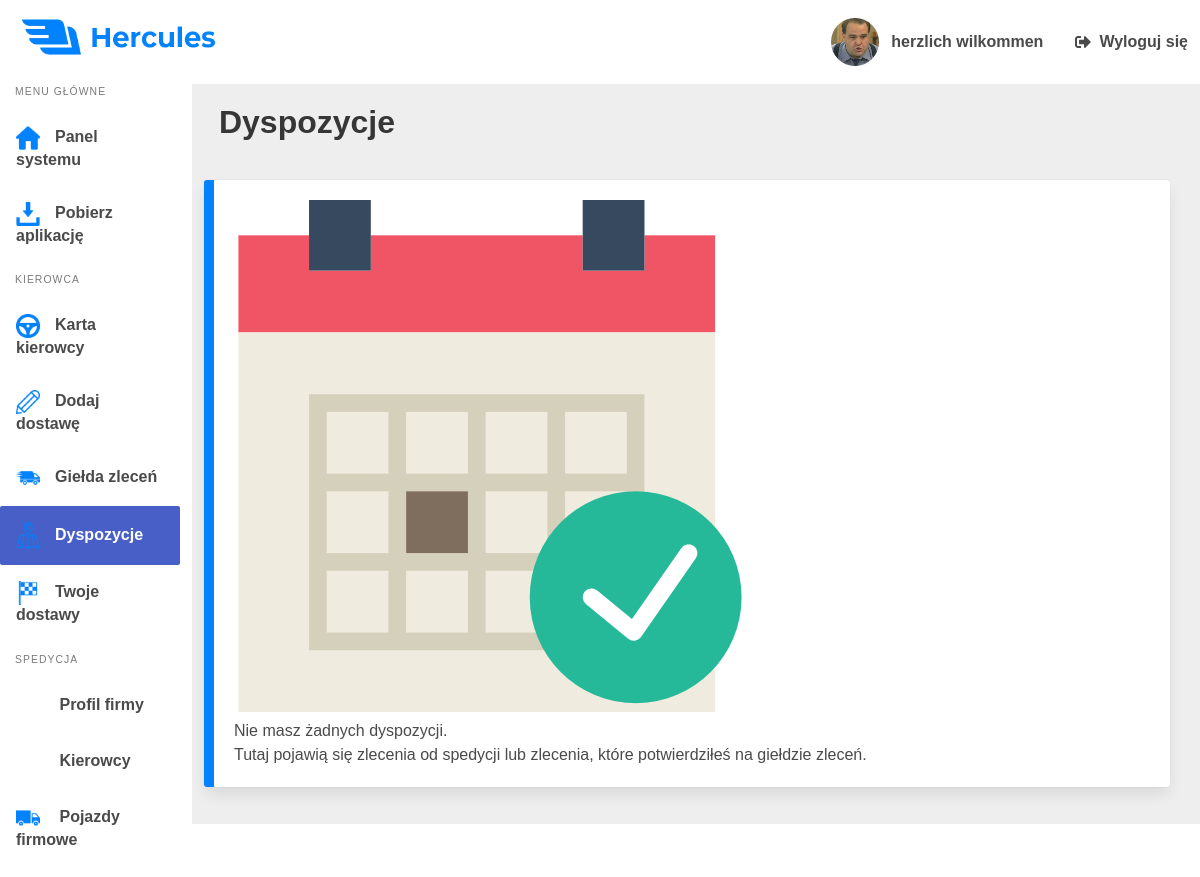
The page /Dispositions (signed in) on the database as committed earlier.
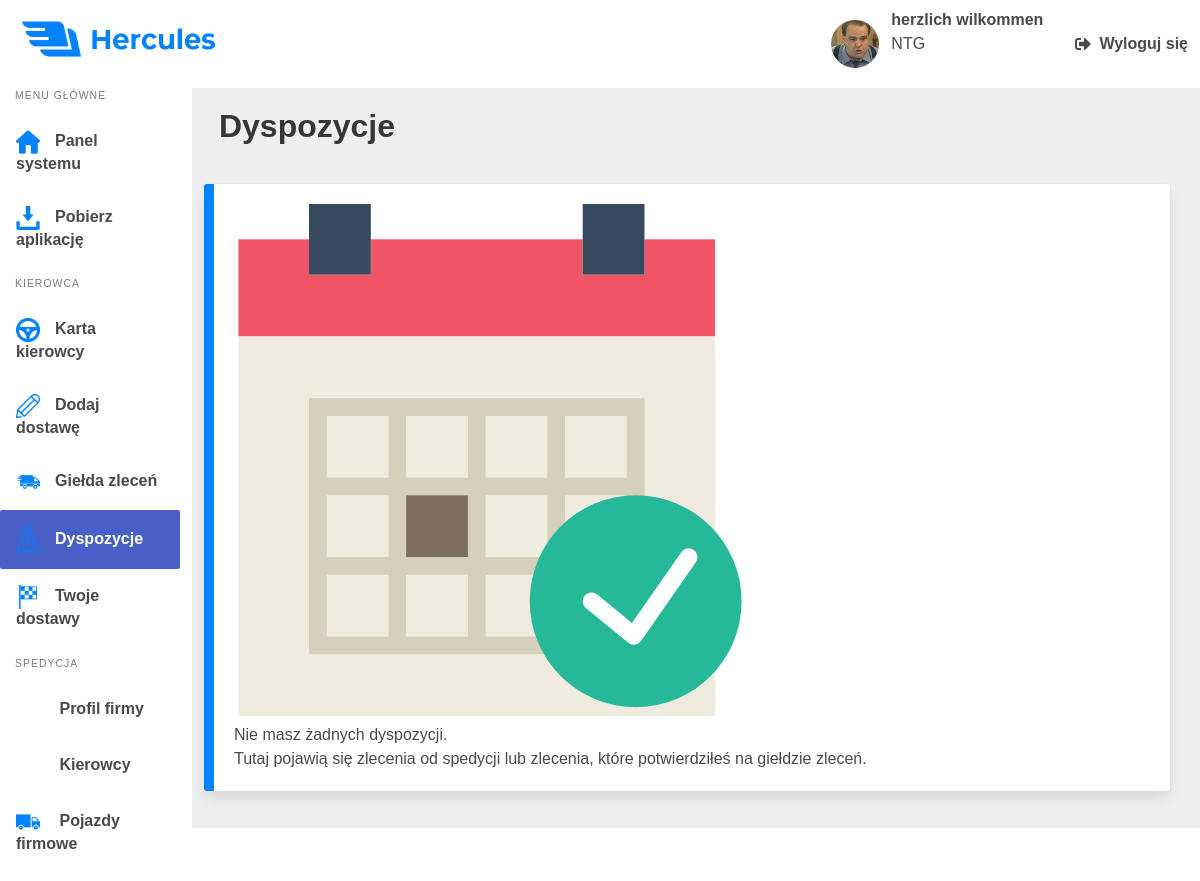
The same page on the database as committed later.
### hercules_app/models.py (models this page shows, shortened)
class Driver(models.Model):
    user = models.OneToOneField(User, on_delete=models.CASCADE, null=True)
    nick = models.CharField(max_length=64, null=True)
    company = models.ForeignKey(Company, on_delete=models.CASCADE, blank=True, null=True)
    avatar = models.ImageField(upload_to='avatars', null=True)
    last_delivery = models.DateTimeField(auto_now_add=True)
    length_of_service = models.DateTimeField(auto_now_add=True)
    position = models.CharField(max_length=20, null=True)
    is_employeed = models.BooleanField(default=False)

class Company(models.Model):
    id = models.AutoField(primary_key=True)
    name = models.CharField(max_length=128)
    drivers_count = models.SmallIntegerField(default=0)
    logo = models.ImageField(upload_to='logos', default='')
    distance = models.PositiveIntegerField(default=0)
    average_fuel = models.FloatField(default=0.0)
    income = models.PositiveIntegerField(default=0)
    tonnage = models.PositiveIntegerField(default=0)
    waybill_count = models.PositiveIntegerField(default=0)
    description = models.TextField(default='')
    is_recruiting = models.BooleanField(default=True)
    is_ets2 = models.BooleanField(default=True)
    is_ats = models.BooleanField(default=False)
    is_singleplayer = models.BooleanField(default=True)
    is_multiplayer = models.BooleanField(default=True)
    is_promods = models.BooleanField(default=False)
    def __str__(self):
        return self.name

### hercules_app/views.py (the view)
@login_required
def ShowDispositionsView(request):
    driver = Driver.objects.get(user=request.user)
    dispositions = Disposition.objects.all().filter(driver=driver).exclude(is_rozpiska=True)
    rozpiski = Rozpiska.objects.all().filter(driver=driver)
    return render(request, 'hercules_app/dispositions.html', {'driver': driver, 'dispositions': dispositions, 'rozpiski': rozpiski})

### hercules_app/templates/hercules_app/dispositions.html (shortened to what the changed rows need)
{% load static %}
<!DOCTYPE html>
<html lang="pl-pl">
<head>
    <link rel="stylesheet" href="https://cdn.jsdelivr.net/npm/bulma@0.8.0/css/bulma.min.css">
    <link rel="stylesheet" type="text/css" href="{% static 'css/panel.css' %}">
    <link rel="stylesheet" type="text/css" href="{% static 'css/main.css' %}">
    <link rel="stylesheet" type="text/css" href="{% static 'css/dispositions.css' %}">
</head>
<body>
    <nav class="navbar" role="navigation" aria-label="main navigation">
        <div class="navbar-end is-hidden-mobile">
            <a class="navbar-item">
                <figure class="image is-48x48 avatar-fig">
                    <img class="avatar" src="{{ driver.avatar.url }}">
                </figure>
                <span class="user">
                    <p class="username">{{ driver.nick }}</p>
                    {% if driver.company is not None %}
                    <p class="company">{{ driver.company }}</p>
                    {% endif %}
                </span>
            </a>
        </div>
    </nav>
    <div class="wrapper">
        <div class="columns">
            <main class="column main">
                <header>
                    <h1 class="title">Dyspozycje</h1>
                </header>
                {% if dispositions %}
                {% for disposition in dispositions %}
                <div class="box card">
                    <div class="columns">
                        <div class="column">
                            <div class="loading-info">
                                {% with '/assets/countries/'|add:disposition.loading_country|add:'.png' as image_static %}
                                <img src="{% static image_static %}" class="country-icon">
                                {% endwith %}
                                <span class="city-and-company">
                                    <p class="city">{{ disposition.loading_city }}</p>
                                    {% with '/assets/companies/'|add:disposition.loading_spedition|add:'.png' as image_static %}
                                    <img src="{% static image_static %}" class="company">
                                    {% endwith %}
                                </span>
                            </div>
                        </div>
                        <div class="column">
                            <div class="unloading-info">
                                {% with '/assets/countries/'|add:disposition.unloading_country|add:'.png' as image_static %}
                                <img src="{% static image_static %}" class="country-icon">
                                {% endwith %}
                                <span class="city-and-company">
                                    <p class="city">{{ disposition.unloading_city }}</p>
                                    {% with '/assets/companies/'|add:disposition.unloading_spedition|add:'.png' as image_static %}
                                    <img src="{% static image_static %}" class="company">
                                    {% endwith %}
                                </span>
                            </div>
                        </div>
                        <div class="column">
                            <div class="cargo">
                                <span class="cargo">
                                    <b>{{ disposition.cargo }}</b>
                                    <br>
                                    {{ disposition.tonnage }} kg
                                </span>
                            </div>
                        </div>
                        <div class="column">
                            <div class="deadline">
                                <span class="date">
                                    <b>Data wykonania:</b>
                                    <br>
                                    {{ disposition.deadline }}
                                </span>
                            </div>
                        </div>
                    </div>
                </div>
                {% endfor %}
                {% else %}
                <div class="box card no-disposition">
                    <span class="no-disposition-text">
                        <h1 class="no-disposition-title">Nie masz żadnych dyspozycji.</h1>
                    </span>
                </div>
                {% endif %}
            </main>
        </div>
    </div>
</body>
</html>

Rows that differ between the two databases and show on the page:
changed Driver "herzlich wilkommen": company_id empty → 1 (drawn); company (not shown) → "NTG"
